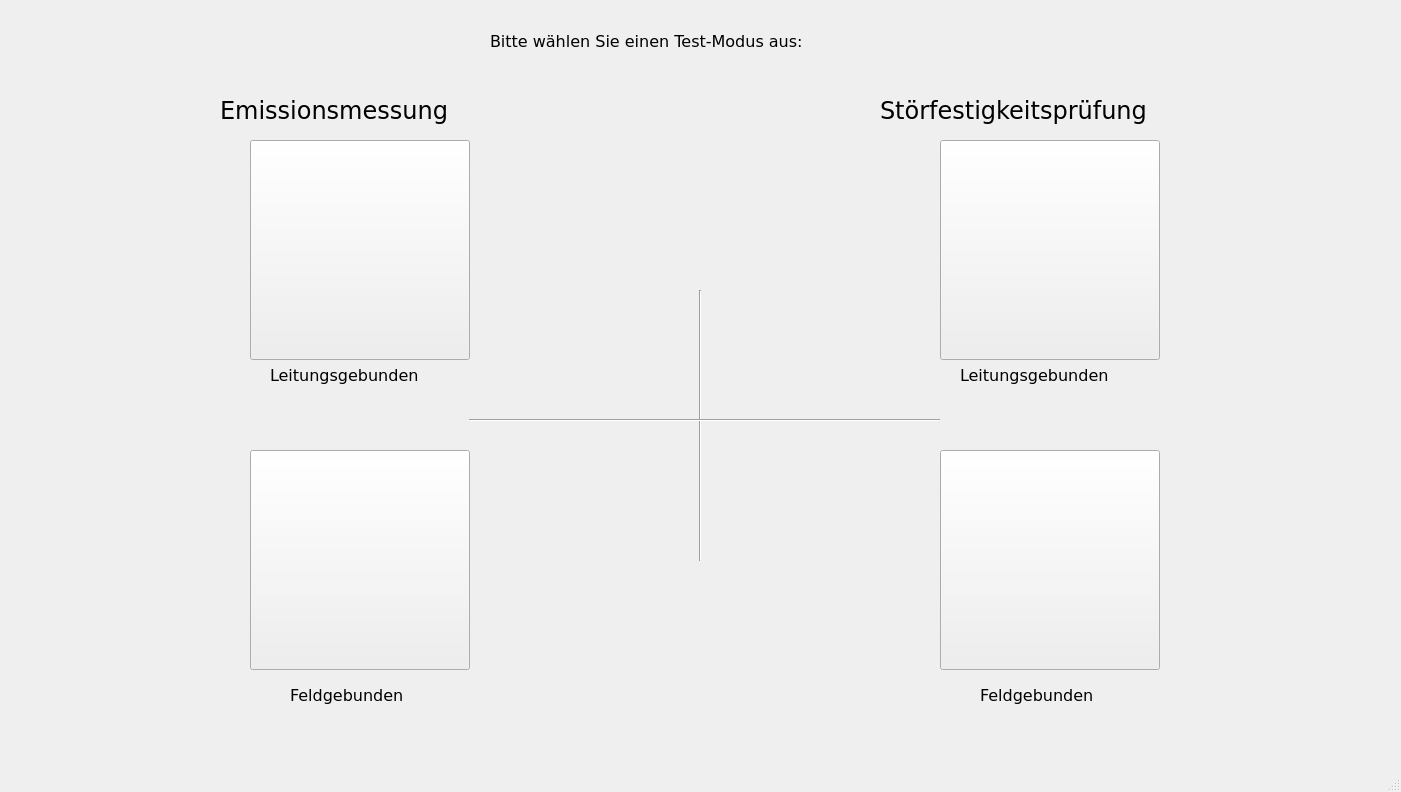
<?xml version="1.0" encoding="UTF-8"?>
<ui version="4.0">
 <class>MainWindow</class>
 <widget class="QMainWindow" name="MainWindow">
  <property name="geometry">
   <rect>
    <x>0</x>
    <y>0</y>
    <width>1401</width>
    <height>792</height>
   </rect>
  </property>
  <property name="minimumSize">
   <size>
    <width>1401</width>
    <height>792</height>
   </size>
  </property>
  <property name="maximumSize">
   <size>
    <width>1401</width>
    <height>792</height>
   </size>
  </property>
  <property name="font">
   <font>
    <family>Verdana</family>
   </font>
  </property>
  <property name="windowTitle">
   <string>EMV-Prüfung Konfiguration</string>
  </property>
  <property name="windowIcon">
   <iconset>
    <selectedon>icon materials/8.png</selectedon>
   </iconset>
  </property>
  <widget class="QWidget" name="centralwidget">
   <widget class="QToolButton" name="LeistungsgebundeneEmissionMode">
    <property name="geometry">
     <rect>
      <x>250</x>
      <y>140</y>
      <width>220</width>
      <height>220</height>
     </rect>
    </property>
    <property name="minimumSize">
     <size>
      <width>220</width>
      <height>220</height>
     </size>
    </property>
    <property name="maximumSize">
     <size>
      <width>220</width>
      <height>220</height>
     </size>
    </property>
    <property name="text">
     <string/>
    </property>
    <property name="icon">
     <iconset>
      <selectedon>icon materials/1.png</selectedon>
     </iconset>
    </property>
    <property name="iconSize">
     <size>
      <width>300</width>
      <height>300</height>
     </size>
    </property>
   </widget>
   <widget class="QToolButton" name="LeitungsgebundenStoerfestigkeitMode">
    <property name="geometry">
     <rect>
      <x>940</x>
      <y>140</y>
      <width>220</width>
      <height>220</height>
     </rect>
    </property>
    <property name="minimumSize">
     <size>
      <width>220</width>
      <height>220</height>
     </size>
    </property>
    <property name="maximumSize">
     <size>
      <width>220</width>
      <height>220</height>
     </size>
    </property>
    <property name="text">
     <string/>
    </property>
    <property name="icon">
     <iconset>
      <selectedon>icon materials/2.png</selectedon>
     </iconset>
    </property>
    <property name="iconSize">
     <size>
      <width>300</width>
      <height>300</height>
     </size>
    </property>
   </widget>
   <widget class="Line" name="VerticalLine">
    <property name="geometry">
     <rect>
      <x>690</x>
      <y>290</y>
      <width>21</width>
      <height>271</height>
     </rect>
    </property>
    <property name="minimumSize">
     <size>
      <width>21</width>
      <height>271</height>
     </size>
    </property>
    <property name="maximumSize">
     <size>
      <width>21</width>
      <height>271</height>
     </size>
    </property>
    <property name="orientation">
     <enum>Qt::Vertical</enum>
    </property>
   </widget>
   <widget class="QLabel" name="PleaseChoose">
    <property name="geometry">
     <rect>
      <x>490</x>
      <y>30</y>
      <width>411</width>
      <height>41</height>
     </rect>
    </property>
    <property name="minimumSize">
     <size>
      <width>411</width>
      <height>41</height>
     </size>
    </property>
    <property name="maximumSize">
     <size>
      <width>411</width>
      <height>41</height>
     </size>
    </property>
    <property name="font">
     <font>
      <pointsize>12</pointsize>
     </font>
    </property>
    <property name="text">
     <string>Bitte wählen Sie einen Test-Modus aus:
</string>
    </property>
   </widget>
   <widget class="QLabel" name="EmissionsmessungLabel">
    <property name="geometry">
     <rect>
      <x>220</x>
      <y>80</y>
      <width>291</width>
      <height>61</height>
     </rect>
    </property>
    <property name="minimumSize">
     <size>
      <width>291</width>
      <height>61</height>
     </size>
    </property>
    <property name="maximumSize">
     <size>
      <width>291</width>
      <height>61</height>
     </size>
    </property>
    <property name="font">
     <font>
      <pointsize>18</pointsize>
      <weight>50</weight>
      <bold>false</bold>
     </font>
    </property>
    <property name="text">
     <string>Emissionsmessung</string>
    </property>
   </widget>
   <widget class="QLabel" name="StoerfestigkeitLabel">
    <property name="geometry">
     <rect>
      <x>880</x>
      <y>80</y>
      <width>341</width>
      <height>61</height>
     </rect>
    </property>
    <property name="minimumSize">
     <size>
      <width>341</width>
      <height>61</height>
     </size>
    </property>
    <property name="maximumSize">
     <size>
      <width>341</width>
      <height>61</height>
     </size>
    </property>
    <property name="font">
     <font>
      <pointsize>18</pointsize>
      <weight>50</weight>
      <bold>false</bold>
     </font>
    </property>
    <property name="text">
     <string>Störfestigkeitsprüfung</string>
    </property>
   </widget>
   <widget class="QToolButton" name="FeldgebundenEmissionMode">
    <property name="geometry">
     <rect>
      <x>250</x>
      <y>450</y>
      <width>220</width>
      <height>220</height>
     </rect>
    </property>
    <property name="minimumSize">
     <size>
      <width>220</width>
      <height>220</height>
     </size>
    </property>
    <property name="maximumSize">
     <size>
      <width>220</width>
      <height>220</height>
     </size>
    </property>
    <property name="text">
     <string/>
    </property>
    <property name="icon">
     <iconset>
      <selectedon>icon materials/1.png</selectedon>
     </iconset>
    </property>
    <property name="iconSize">
     <size>
      <width>300</width>
      <height>300</height>
     </size>
    </property>
   </widget>
   <widget class="QToolButton" name="FeldgebundenStoerfestigkeitMode">
    <property name="geometry">
     <rect>
      <x>940</x>
      <y>450</y>
      <width>220</width>
      <height>220</height>
     </rect>
    </property>
    <property name="minimumSize">
     <size>
      <width>220</width>
      <height>220</height>
     </size>
    </property>
    <property name="maximumSize">
     <size>
      <width>220</width>
      <height>220</height>
     </size>
    </property>
    <property name="text">
     <string/>
    </property>
    <property name="icon">
     <iconset>
      <selectedon>icon materials/1.png</selectedon>
     </iconset>
    </property>
    <property name="iconSize">
     <size>
      <width>300</width>
      <height>300</height>
     </size>
    </property>
   </widget>
   <widget class="Line" name="line">
    <property name="geometry">
     <rect>
      <x>469</x>
      <y>410</y>
      <width>471</width>
      <height>21</height>
     </rect>
    </property>
    <property name="orientation">
     <enum>Qt::Horizontal</enum>
    </property>
   </widget>
   <widget class="QLabel" name="LeistungsgebundeneEmissionModeLabel">
    <property name="geometry">
     <rect>
      <x>270</x>
      <y>360</y>
      <width>191</width>
      <height>31</height>
     </rect>
    </property>
    <property name="minimumSize">
     <size>
      <width>191</width>
      <height>31</height>
     </size>
    </property>
    <property name="maximumSize">
     <size>
      <width>191</width>
      <height>31</height>
     </size>
    </property>
    <property name="font">
     <font>
      <pointsize>12</pointsize>
      <weight>50</weight>
      <bold>false</bold>
     </font>
    </property>
    <property name="text">
     <string>Leitungsgebunden</string>
    </property>
   </widget>
   <widget class="QLabel" name="FeldgebundenEmissionModeLabel">
    <property name="geometry">
     <rect>
      <x>290</x>
      <y>680</y>
      <width>141</width>
      <height>31</height>
     </rect>
    </property>
    <property name="minimumSize">
     <size>
      <width>141</width>
      <height>31</height>
     </size>
    </property>
    <property name="maximumSize">
     <size>
      <width>141</width>
      <height>31</height>
     </size>
    </property>
    <property name="font">
     <font>
      <pointsize>12</pointsize>
     </font>
    </property>
    <property name="text">
     <string>Feldgebunden</string>
    </property>
   </widget>
   <widget class="QLabel" name="LeitungsgebundenStoerfestigkeitModeLabel">
    <property name="geometry">
     <rect>
      <x>960</x>
      <y>360</y>
      <width>191</width>
      <height>31</height>
     </rect>
    </property>
    <property name="minimumSize">
     <size>
      <width>191</width>
      <height>31</height>
     </size>
    </property>
    <property name="maximumSize">
     <size>
      <width>191</width>
      <height>31</height>
     </size>
    </property>
    <property name="font">
     <font>
      <pointsize>12</pointsize>
     </font>
    </property>
    <property name="text">
     <string>Leitungsgebunden</string>
    </property>
   </widget>
   <widget class="QLabel" name="FeldgebundenStoerfestigkeitModeLabel">
    <property name="geometry">
     <rect>
      <x>980</x>
      <y>680</y>
      <width>141</width>
      <height>31</height>
     </rect>
    </property>
    <property name="minimumSize">
     <size>
      <width>141</width>
      <height>31</height>
     </size>
    </property>
    <property name="maximumSize">
     <size>
      <width>141</width>
      <height>31</height>
     </size>
    </property>
    <property name="font">
     <font>
      <pointsize>12</pointsize>
     </font>
    </property>
    <property name="text">
     <string>Feldgebunden</string>
    </property>
   </widget>
   <zorder>LeitungsgebundenStoerfestigkeitMode</zorder>
   <zorder>LeistungsgebundeneEmissionMode</zorder>
   <zorder>VerticalLine</zorder>
   <zorder>PleaseChoose</zorder>
   <zorder>EmissionsmessungLabel</zorder>
   <zorder>StoerfestigkeitLabel</zorder>
   <zorder>FeldgebundenEmissionMode</zorder>
   <zorder>FeldgebundenStoerfestigkeitMode</zorder>
   <zorder>line</zorder>
   <zorder>LeistungsgebundeneEmissionModeLabel</zorder>
   <zorder>FeldgebundenEmissionModeLabel</zorder>
   <zorder>LeitungsgebundenStoerfestigkeitModeLabel</zorder>
   <zorder>FeldgebundenStoerfestigkeitModeLabel</zorder>
  </widget>
  <widget class="QMenuBar" name="menubar">
   <property name="geometry">
    <rect>
     <x>0</x>
     <y>0</y>
     <width>1401</width>
     <height>26</height>
    </rect>
   </property>
  </widget>
  <widget class="QStatusBar" name="statusbar"/>
 </widget>
 <resources/>
 <connections/>
</ui>
